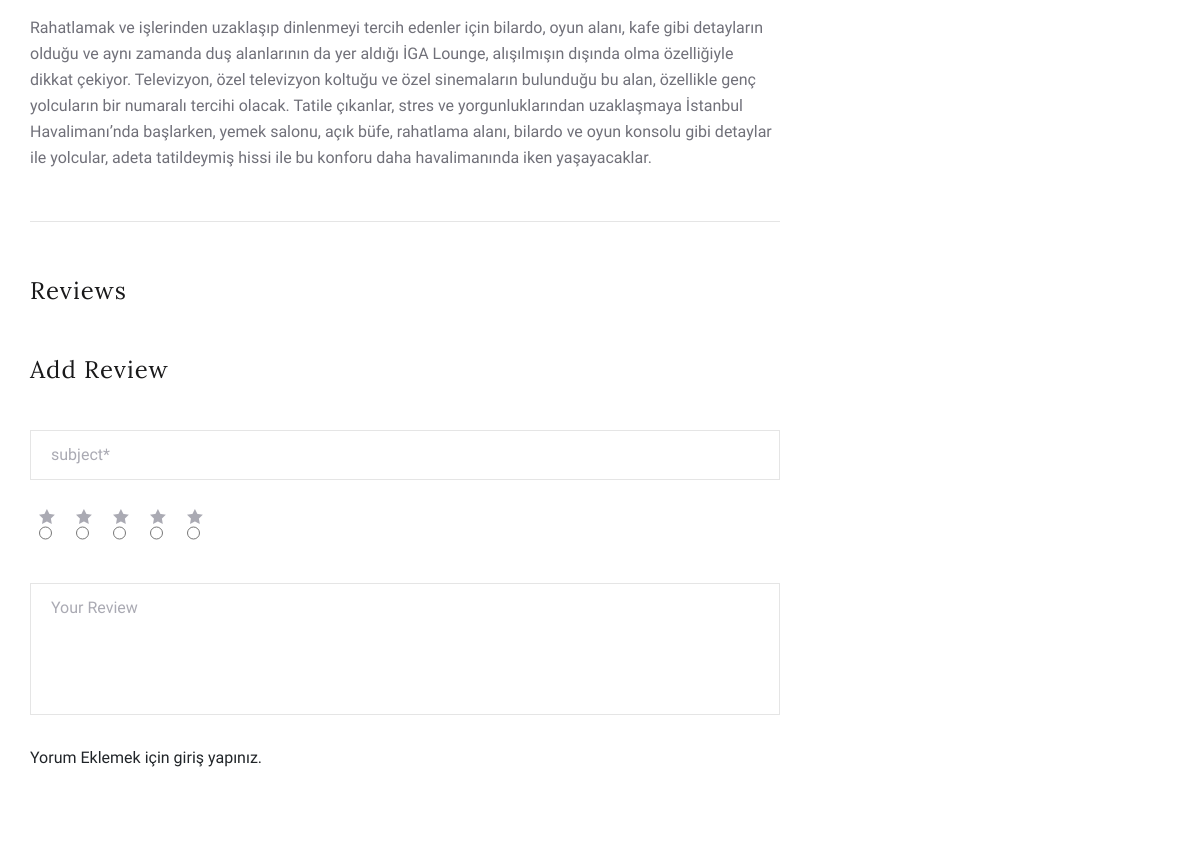
Before: /product/3/Iga-Airport-Lounge/ (middle part) with the older database file.
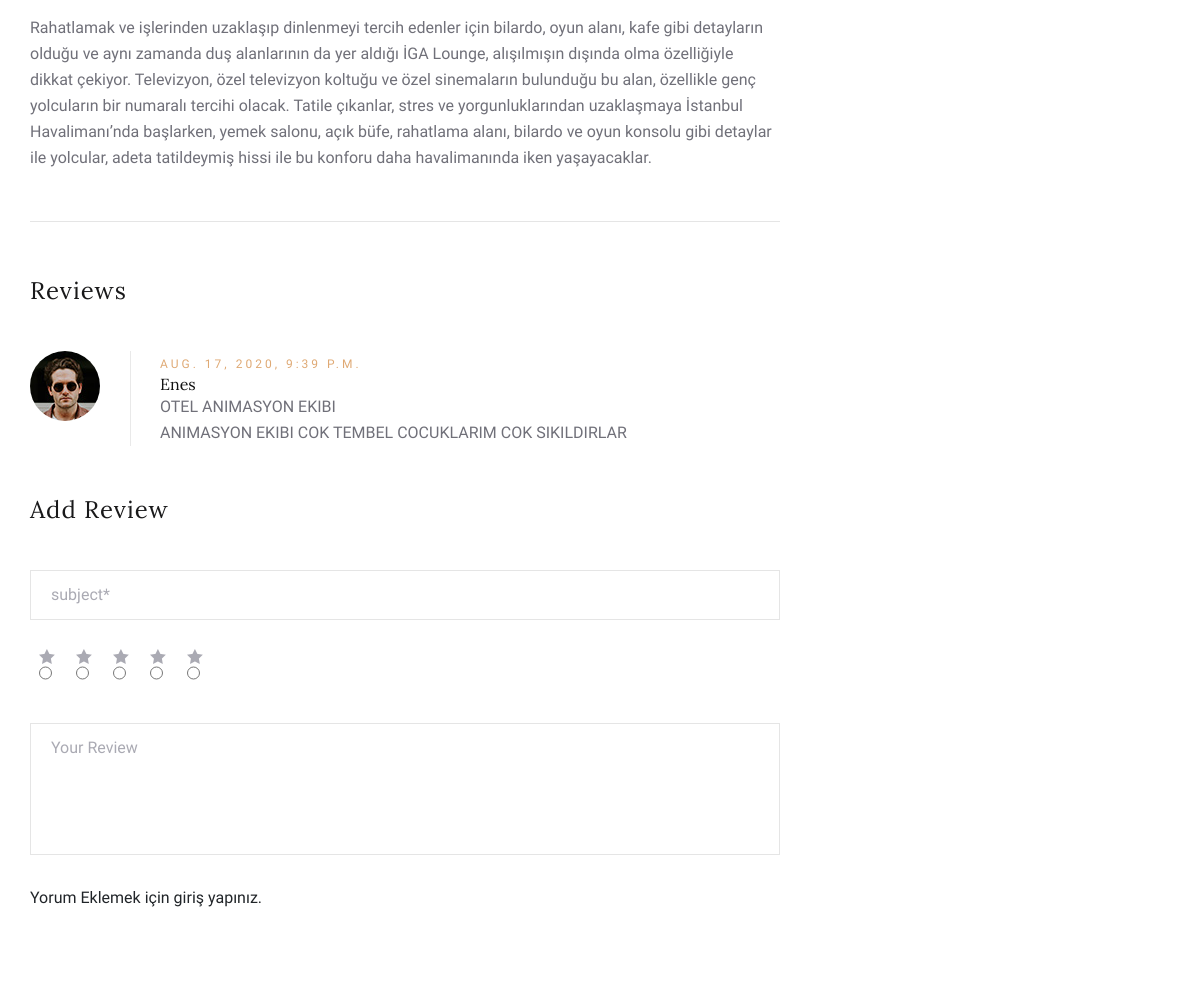
After: the same page with the newer database file.
### hotel/models.py (models this page shows, shortened)
class Product(models.Model):
    STATUS = (
        ('True','Evet'),
        ('False','Hayır'),
    )
    category = models.ForeignKey(Category,on_delete=models.CASCADE)
    title = models.CharField(max_length=30, default="")
    description = models.CharField(max_length=200, default="")
    keywords = models.CharField(max_length=200, default="")
    star = models.IntegerField()
    city = models.CharField(max_length=200, default="")
    detail = models.TextField()
    roomtypes = models.CharField(max_length=200, default="")
    price= models.FloatField()
    slug = models.SlugField(null=False,unique=True)
    image = models.ImageField(blank=True,upload_to='images/')
    description = models.CharField(max_length=200, default="")
    status=models.CharField(max_length=10 , choices=STATUS, default="")
    detail = RichTextUploadingField()
    create_at=models.DateTimeField(auto_now_add=True)
    update_at=models.DateTimeField(auto_now_add=True)
    def image_tag(self):
        return mark_safe('<img src="{}" height="50"/>'.format(self.image.url))
    image_tag.short_description = 'Image'

class Comments(models.Model):
    STATUS = (
        ('New','Yeni'),
        ('True','Evet'),
        ('False','Hayır'),
    )
    product = models.ForeignKey(Product,on_delete=models.CASCADE)
    user = models.ForeignKey(User,on_delete=models.CASCADE)
    subject = models.CharField(max_length=50,blank=True)
    comment = models.TextField(max_length=300,blank=True)
    rate = models.IntegerField(blank=True)
    status = models.CharField(max_length=10,choices=STATUS,default='New')
    ip = models.CharField(blank=True,max_length=20)
    create_at = models.DateTimeField(auto_now_add=True)
    update_at = models.DateTimeField(auto_now=True)

### home/views.py (the view)
# urls.py: path('product/<int:id>/<slug:slug>/',views.product_detail,name='product_detail'),
def product_detail(request, id, slug):
    category = Category.objects.all()
    product = Product.objects.get(pk=id)
    images = Images.objects.filter(hotel_id=id)
    comments = Comments.objects.filter(product_id=id, status='True')
    context = {'category': category,
               'product': product,
               'images': images,
               'comments': comments}
    return render(request, 'productdetail.html', context)

### home/templates/productdetail.html (shortened to what this page needs)
{% extends 'homebase.html' %}
{% block content %}
{% load static %}
    <section class="room-details-section spad">
        <div class="container">
            <div class="row">
                <div class="col-lg-8">
                    <div class="room-details-item">
                        <div class="rd-text">
                            <p class="f-para">{{product.detail | safe}} </p>
                        </div>
                    </div>
                    <div class="rd-reviews">
                        <h4>Reviews</h4>
                        {% for rs in comments%}
                        <div class="review-item">
                            <div class="ri-pic">
                                <img src="img/room/avatar/avatar-1.jpg" alt="">
                            </div>
                            <div class="ri-text">
                                <span>{{rs.create_at}}</span>
                                <h6>{{rs.user.first_name}}</h6>
                                <p>{{rs.subject}}</p>
                                <p>{{rs.comment}}</p>
                            </div>
                        </div>
                       {% endfor %}
                    </div>
                    <div class="review-add">
                        <h4>Add Review</h4>
                        <form action="/hotel/addcomment/{{product.id}}" class="ra-form" method="post">
                            <div class="row">
                                <div class="col-lg-12">
                                    <input name="subject" type="text" placeholder="subject*" id="id_subject">
                                </div>
                                <div class="rating d-flex flex-direction-row ">
                                            <input type="radio" id="star5" name="rate" value="5" class="icon_star ml-4"></i>
                                            <input type="radio" id="star4" name="rate" value="4" class="icon_star ml-4"></i>
                                            <input type="radio" id="star3" name="rate" value="3" class="icon_star ml-4"></i>
                                            <input type="radio" id="star2" name="rate" value="2" class="icon_star ml-4"></i>
                                            <input type="radio" id="star1" name="rate" value="1" class="icon_star ml-4"></i>
                                        </div>
                                <div class="col-lg-12">
                                    <textarea name ="comment" placeholder="Your Review" id="id_comment"></textarea>
                                    {%if user.id is not None%}
                                    <button type="submit" >Gönder</button>
                                    {%else%}
                                       Yorum Eklemek için giriş yapınız.
                                    {%endif%}
                                </div>
                            </div>
                        </form>
                    </div>
                </div>
                <div class="col-lg-4">
                </div>
            </div>
        </div>
    </section>
{% endblock %}

### home/templates/homebase.html (shortened to what this page needs)
<!DOCTYPE html>
<html>
<head>
{% load static %}
{% load static %}
    <link rel="stylesheet" type="text/css" href="{% static 'css/bootstrap.min.css' %}">
    {% load static %}
    <link rel="stylesheet" type="text/css" href="{% static 'css/font-awesome.min.css' %}">
    <link rel="stylesheet" type="text/css" href="{% static 'css/elegant-icons.css' %}">
    {% load static %}
    <link rel="stylesheet" type="text/css" href="{% static 'css/owl.carousel.min.css' %}">
    <link rel="stylesheet" type="text/css" href="{% static 'css/nice-select.css' %}">
    <link rel="stylesheet" type="text/css" href="{% static 'css/jquery-ui.min.css' %}">
    <link rel="stylesheet" type="text/css" href="{% static 'css/magnific-popup.css' %}">
    <link rel="stylesheet" type="text/css" href="{% static 'css/magnific-popup.css' %}">
    <link rel="stylesheet" type="text/css" href="{% static 'css/slicknav.min.css' %}">
    <link rel="stylesheet" type="text/css" href="{% static 'owlcarousel/owl.carousel.min.css' %} ">
    <link rel="stylesheet" type="text/css" href="{% static 'owlcarousel/owl.theme.default.min.css' %}">
    <link rel="stylesheet" href="https://cdnjs.cloudflare.com/ajax/libs/OwlCarousel2/2.3.4/assets/owl.theme.default.min.css" />
    <link rel="stylesheet" href="https://cdnjs.cloudflare.com/ajax/libs/OwlCarousel2/2.3.4/assets/owl.carousel.min.css" />
    {% load static %}
    <link rel="stylesheet" type="text/css" href="{% static 'css/style.css' %}">
</head>
<body>
    {% block content %}{% endblock %}
</body>
</html>

### home/templates/preloader.html (shortened to what this page needs)
 {% load static %}

### home/templates/header.html (shortened to what this page needs)
{% load static %}
                                    {% load mptt_tags %}

### home/templates/footer.html (shortened to what this page needs)
{% load static %}

### home/static/css/style.css (style rules this page uses)
html, body { height: 100%; font-family: "Cabin", sans-serif; -webkit-font-smoothing: antialiased; font-smoothing: antialiased; }
h1, h2, h3, h4, h5, h6 { margin: 0; color: #111111; font-weight: 400; font-family: "Lora", serif; }
h4 { font-size: 24px; }
h6 { font-size: 16px; }
p { font-size: 16px; font-family: "Cabin", sans-serif; color: #6b6b6b; font-weight: 400; line-height: 26px; margin: 0 0 15px 0; }
img { max-width: 100%; }
.spad { padding-top: 100px; padding-bottom: 100px; }
.room-details-section { padding-top: 0; padding-bottom: 80px; }
.room-details-item { margin-bottom: 50px; }
.room-details-item .rd-text p { color: #707079; }
.room-details-item .rd-text p.f-para { margin-bottom: 22px; }
.rd-reviews { padding-top: 55px; border-top: 1px solid #e5e5e5; margin-bottom: 50px; }
.rd-reviews h4 { color: #19191a; letter-spacing: 1px; margin-bottom: 45px; }
.rd-reviews .review-item { margin-bottom: 32px; }
.rd-reviews .review-item .ri-pic { float: left; margin-right: 30px; }
.rd-reviews .review-item .ri-pic img { height: 70px; width: 70px; border-radius: 50%; }
.rd-reviews .review-item .ri-text { overflow: hidden; position: relative; padding-left: 30px; }
.rd-reviews .review-item .ri-text:before { position: absolute; left: 0; top: 0; width: 1px; height: 100%; background: #e9e9e9; content: ""; }
.rd-reviews .review-item .ri-text span { font-size: 12px; color: #dfa974; text-transform: uppercase; letter-spacing: 3px; }
.rd-reviews .review-item .ri-text p { color: #707079; margin-bottom: 0; }
.review-add h4 { color: #19191a; letter-spacing: 1px; margin-bottom: 45px; }
.review-add .ra-form input { width: 100%; height: 50px; border: 1px solid #e5e5e5; font-size: 16px; color: #aaaab3; padding-left: 20px; margin-bottom: 25px; }
.review-add .ra-form input::placeholder { color: #aaaab3; }
.review-add .ra-form .rating { padding-top: 3px; display: inline-block; }
.review-add .ra-form textarea { width: 100%; height: 132px; border: 1px solid #e5e5e5; font-size: 16px; color: #aaaab3; padding-left: 20px; padding-top: 12px; margin-bottom: 24px; resize: none; }
.review-add .ra-form textarea::placeholder { color: #aaaab3; }
@media only screen and (min-width: 1200px) { .container { max-width: 1170px; } }

Changed rows visible on the page:
added Comments: create_at "AUG. 17, 2020, 9:39 P.M.", user.first_name "Enes", subject "OTEL ANIMASYON EKIBI", comment "ANIMASYON EKIBI COK TEMBEL COCUKLARIM COK SIKILDIRLAR"
